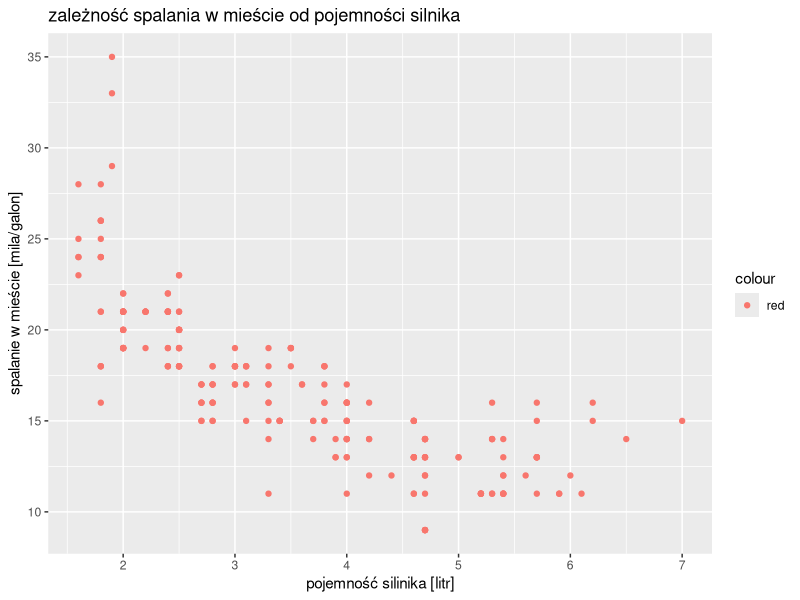
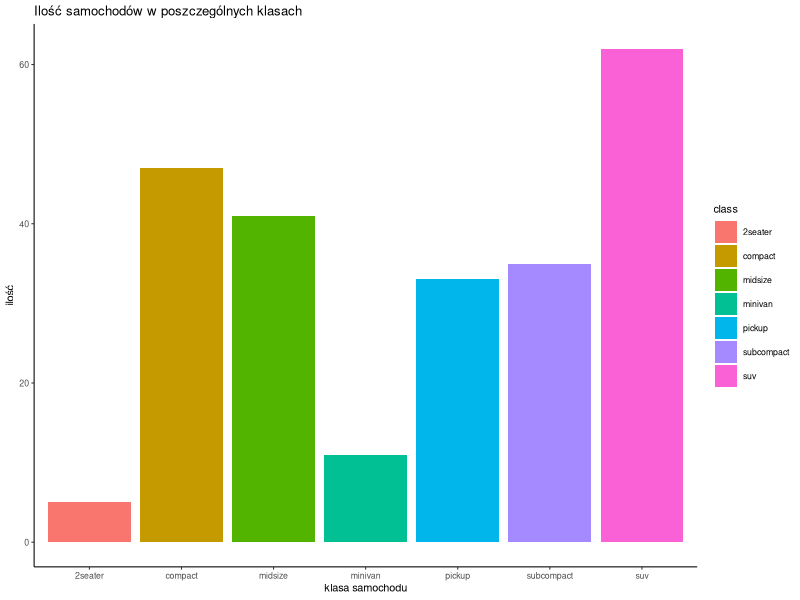
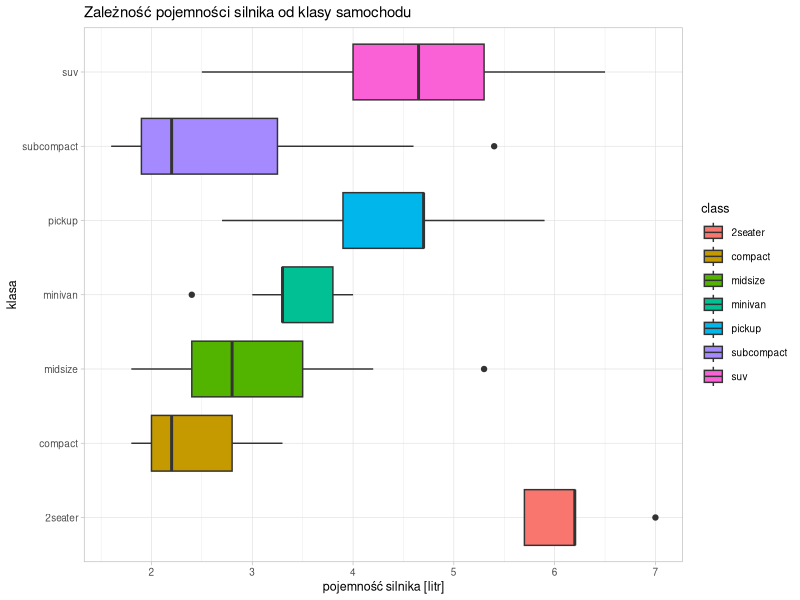

Here is the R script that generated these plots, in order: (Note: this script raises an error after producing the figures.)
library(tidyverse)
mpg

# zad4-2
# Odwróciłam zależność, bo wydaje mi się bardziej sensowna. Jeśli dobrze rozumiem legende do tego zbioru
# to pojemność silnika jest podana w litrach, a spalanie w milach na galon, co jest dziwne.
# Co prawda nie znam się za bardzo na silnikach i spalaniu. Mam nadzieję, że się Pan nie obrazi.
# AZ: Rzeczywiście tak jest ale nie ma to żadnego znaczenia XD Chodzi tylko o to, że im większa pojemność silnika tym (najczęściej)
# AZ: Więcej się spala paliwka. Nie ma to żadnego związku czy to litry czy nie.
# AZ: Np. w Ameryce mają silniki 3.0 i to jest mało, a lupo lidki ma 1.0 więc wiesz.

ggplot(data = mpg ) +
  geom_point(mapping = aes(x = displ, y = cty, color = "red")) +
  labs( 
    title = "zależność spalania w mieście od pojemności silnika",
    x = "pojemność silinika [litr]", y = "spalanie w mieście [mila/galon]")

#dodaję Ci kolorek ponieważ lubię
  



# zad4-3


ggplot(data = mpg) +
  geom_bar(mapping = aes( x = class, fill = class)) +
  labs(
    title = "Ilość samochodów w poszczególnych klasach",
    x = "klasa samochodu", y = "ilość") +
  theme_classic(base_size = 7.9)



# zad4-5

ggplot(data = mpg, aes( x= class, y = displ, fill = class)) +
  geom_boxplot() +
  coord_flip() +
  labs(
    title = "Zależność pojemności silnika od klasy samochodu", 
    x = "klasa", y = "pojemność silnika [litr]") +
  theme_light(base_size = 9)
  


# zad4-4

# NIE DZIAŁA MI TOOOOO, CZEMU?! 
# WSZYSTKO W TYM ZADANIU PRZEPISAŁAM OD CIEBIE I WCIĄŻ MAM SZARO NA WYKRESIE!!!!!!!

#AZ: PROSZĘ NA MNIE NIE KRZYCZEĆ PANI MARIO

#AZ: Teraz jest dobrze:
-----
ggplot(data = mpg) +
  geom_histogram(mapping = aes(displ, fill = displ), bins = 10) + #10 bd lepiej
  labs(title = "Rozkład pojemności silnika samochodów", x = "klasa", y = "pojemność silnika") + #dodałabym jeszcze to
  theme_light()
-------


ggplot(data = mpg) +
  geom_histogram(mapping = aes(displ), binwidth = 20) # NA CHUJ TO?

#Najkochańsza - przepiękne pomniejszyłam font i wszystko jest pięknie, przekopiuj to jeszcze to Rstudio żeby zobaczyć czy działczy, jestem najdumniejsza moja Pani data science

